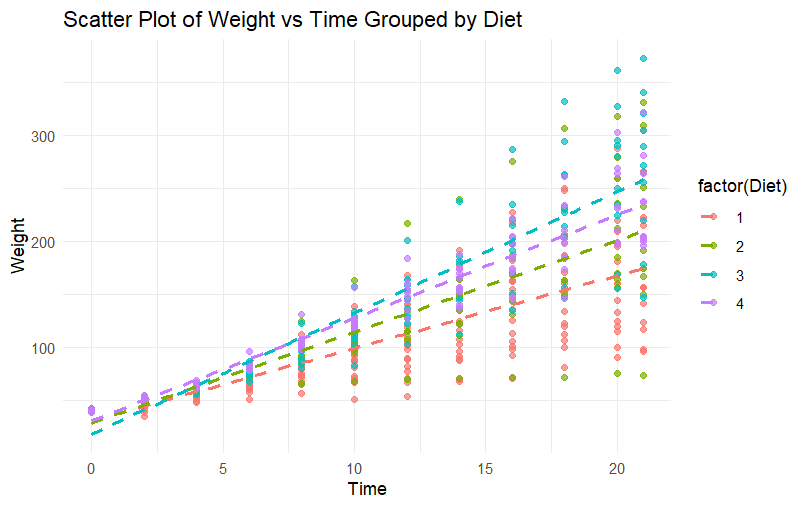

Write R code to recreate this figure.
# Load necessary libraries
library(datasets)
library(ggplot2)
library(dplyr)

# Load the ChickWeight dataset
data("ChickWeight")

# --- Task 5(a): Box Plot of "weight" Grouped by "Diet" ---
ggplot(ChickWeight, aes(x = factor(Diet), y = weight, fill = factor(Diet))) +
  geom_boxplot() +
  labs(title = "Box Plot of Weight Grouped by Diet", x = "Diet", y = "Weight") +
  theme_minimal()

# --- Task 5(b): Histogram of "weight" for Diet 1 ---
ggplot(subset(ChickWeight, Diet == 1), aes(x = weight)) +
  geom_histogram(binwidth = 10, fill = "blue", color = "black", alpha = 0.7) +
  labs(title = "Histogram of Weight for Diet 1", x = "Weight", y = "Frequency") +
  theme_minimal()

# --- Task 5(c): Scatter Plot of "Weight" vs "Time" Grouped by Diet ---
ggplot(ChickWeight, aes(x = Time, y = weight, color = factor(Diet))) +
  geom_point(alpha = 0.7) +
  geom_smooth(method = "lm", se = FALSE, linetype = "dashed") +  # Add trend lines per Diet
  labs(title = "Scatter Plot of Weight vs Time Grouped by Diet", x = "Time", y = "Weight") +
  theme_minimal()
